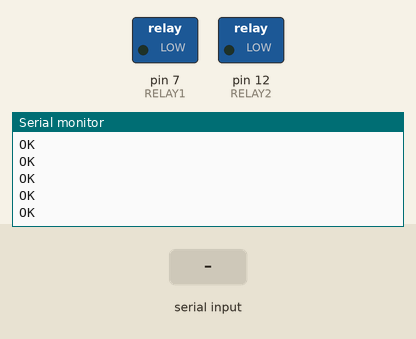
Recording of a sketch running on a simulated Arduino Uno, built with avr-gcc and run on an emulated ATmega328P. Parts: switched loads named in the sketch (green lamp = pin HIGH), the last lines printed to the serial monitor. Inputs (shaded band) come from the test bench. The modem accepts every AT command (registered, SIM ready, sends succeed) and sends nothing else.

Above: at 6.3 s.
6.4 s: "AT+\n" received over the second serial link
At 7.6 s:
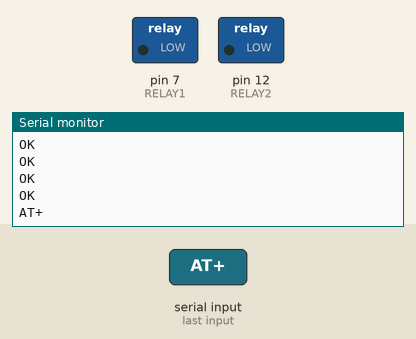
7.9 s: "+CMTI:\n" received over the second serial link
At 8.9 s:
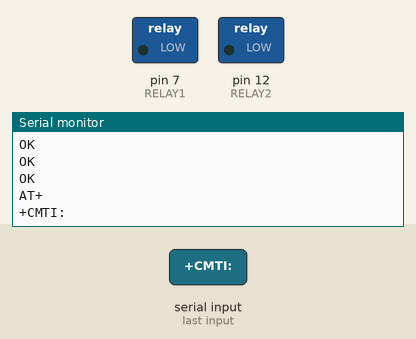
9.4 s: "+CMGR:\n" received over the second serial link
At 10.0 s:
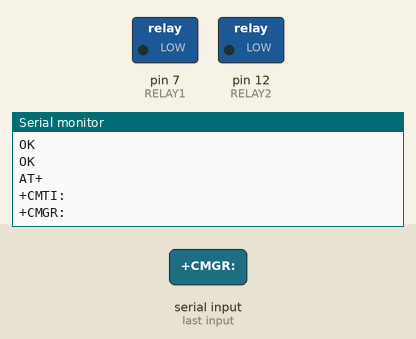

The sketch:

GSM_SMS_READ_ACTION.ino
```cpp
#include <SoftwareSerial.h>
#define RELAY1  7
#define RELAY2  12
SoftwareSerial mySerial(9, 10); // RX, TX

enum _parseState {
  PS_DETECT_MSG_TYPE,

  PS_IGNORING_COMMAND_ECHO,

  PS_READ_CMTI_STORAGE_TYPE,
  PS_READ_CMTI_ID,

  PS_READ_CMGR_STATUS,
  PS_READ_CMGR_NUMBER,
  PS_READ_CMGR_SOMETHING,
  PS_READ_CMGR_DATE,
  PS_READ_CMGR_CONTENT
};

byte state = PS_DETECT_MSG_TYPE;

char buffer[80];
byte pos = 0;

int lastReceivedSMSId = 0;
boolean validSender = false;

void resetBuffer() {
  memset(buffer, 0, sizeof(buffer));
  pos = 0;
}

void setup()
{

  Serial.begin(9600);
  mySerial.begin(9600);

  delay(2000);
  // Set as appropriate for your case
  pinMode(RELAY1, OUTPUT);
  pinMode(RELAY2, OUTPUT);
  digitalWrite(RELAY1, LOW);
  digitalWrite(RELAY2, LOW);

  for (int i = 1; i <= 15; i++) {
    mySerial.print("AT+CMGD=");
    mySerial.println(i);
    delay(200);

    // Not really necessary but prevents the serial monitor from dropping any input
    while(mySerial.available())
      Serial.write(mySerial.read());
  }
}

void loop()
{
  //while(mySerial.available())
  //    Serial.write(mySerial.read());
  while(Serial.available())
    mySerial.write(Serial.read());

  while(mySerial.available()) {
    Serial.write(mySerial.read());
    //parseATText(mySerial.read());

  }
}

void parseATText(byte b) {

  buffer[pos++] = b;

  if ( pos >= sizeof(buffer) )
    resetBuffer(); // just to be safe


   // Detailed debugging
   /*Serial.println();
   Serial.print("state = ");
   Serial.println(state);
   Serial.print("b = ");
   Serial.println(b);
   Serial.print("pos = ");
   Serial.println(pos);
   Serial.print("buffer = ");
   Serial.println(buffer);*/

  switch (state) {
  case PS_DETECT_MSG_TYPE:
    {
      if ( b == '\n' )
        resetBuffer();
      else {
        if ( pos == 3 && strcmp(buffer, "AT+") == 0 ) {
          state = PS_IGNORING_COMMAND_ECHO;
        }
        else if ( pos == 6 ) {
          Serial.print("Checking message type: ");
          Serial.println(buffer);

          if ( strcmp(buffer, "+CMTI:") == 0 ) {
            Serial.println("Received CMTI");
            state = PS_READ_CMTI_STORAGE_TYPE;
          }
          else if ( strcmp(buffer, "+CMGR:") == 0 ) {
            Serial.println("Received CMGR");
            state = PS_READ_CMGR_STATUS;
          }
          else if ( strcmp(buffer, "+CMT: ") == 0 ) {
            Serial.println("Received CMT");
            state=PS_READ_CMGR_NUMBER;//for BSNL sim ... try printing the received message and change the code accordingly
            //state = PS_READ_CMGR_STATUS;
          }
          resetBuffer();
        }
      }
    }
    break;

  case PS_IGNORING_COMMAND_ECHO:
    {
      if ( b == '\n' ) {
        //Serial.print("Ignoring echo: ");
        //Serial.println(buffer);
        state = PS_DETECT_MSG_TYPE;
        resetBuffer();
      }
    }
    break;

  case PS_READ_CMTI_STORAGE_TYPE:
    {
      if ( b == ',' ) {
        Serial.print("SMS storage is ");
        Serial.println(buffer);
        state = PS_READ_CMTI_ID;
        resetBuffer();
      }
    }
    break;

  case PS_READ_CMTI_ID:
    {
      if ( b == '\n' ) {
        lastReceivedSMSId = atoi(buffer);
        Serial.print("SMS id is ");
        Serial.println(lastReceivedSMSId);

        mySerial.print("AT+CMGR=");
        mySerial.println(lastReceivedSMSId);
        //delay(500); //don't do this!

        state = PS_DETECT_MSG_TYPE;
        resetBuffer();
      }
    }
    break;

  case PS_READ_CMGR_STATUS:
    {
      if ( b == ',' ) {
        Serial.print("CMGR status: ");
        Serial.println(buffer);
        state = PS_READ_CMGR_NUMBER;
        resetBuffer();
      }
    }
    break;

  case PS_READ_CMGR_NUMBER:
    {
      if ( b == ',' ) {
        Serial.print("CMGR number: ");
        Serial.println(buffer);

        // Uncomment these two lines to check the sender's cell number
        //validSender = false;
        //if ( strcmp(buffer, "\"+0123456789\",") == 0 )
        validSender = true;

        state = PS_READ_CMGR_SOMETHING;
        resetBuffer();
      }
    }
    break;

  case PS_READ_CMGR_SOMETHING:
    {
      if ( b == ',' ) {
        Serial.print("CMGR something: ");
        Serial.println(buffer);
        state = PS_READ_CMGR_DATE;
        resetBuffer();
      }
    }
    break;

  case PS_READ_CMGR_DATE:
    {
      if ( b == '\n' ) {
        Serial.print("CMGR date: ");
        Serial.println(buffer);
        state = PS_READ_CMGR_CONTENT;
        resetBuffer();
      }
    }
    break;

  case PS_READ_CMGR_CONTENT:
    {
      if ( b == '\n' ) {
        Serial.print("CMGR content: ");
        Serial.print(buffer);

        parseSMSContent();

        mySerial.print("AT+CMGD=");
        mySerial.println(lastReceivedSMSId);
        //delay(500); don't do this!

        state = PS_DETECT_MSG_TYPE;
        resetBuffer();
      }else if (strlen(buffer)>=2){
        Serial.print("CMGR content: ");
        Serial.print(buffer);

        parseSMSContent();
delay(1000);
        mySerial.print("AT+CMGD=");
        mySerial.println(lastReceivedSMSId);
        //delay(500); don't do this!

        state = PS_DETECT_MSG_TYPE;
        resetBuffer();
        }
    }
    break;
  }
}

void parseSMSContent() {

  char* ptr = buffer;

  while ( strlen(ptr) >= 2 ) {
    Serial.println(ptr);

    if ( ptr[0] == 'r' ) {
      if ( ptr[1] == '1' )
        digitalWrite(RELAY1, HIGH);
      else
        digitalWrite(RELAY1, LOW);
    }

    if ( ptr[0] == 'y' ) {
      if ( ptr[1] == '1' )
        digitalWrite(RELAY2, HIGH);
      else
        digitalWrite(RELAY2, LOW);
    }

    ptr += 2;
  }
}
```

Measured:
- after the input at 6.4 s, the serial monitor: prints a new line at once (image 1)
- after the input at 7.9 s, the serial monitor: prints a new line at once (image 2)
- after the input at 9.4 s, the serial monitor: prints a new line at once (image 3)
